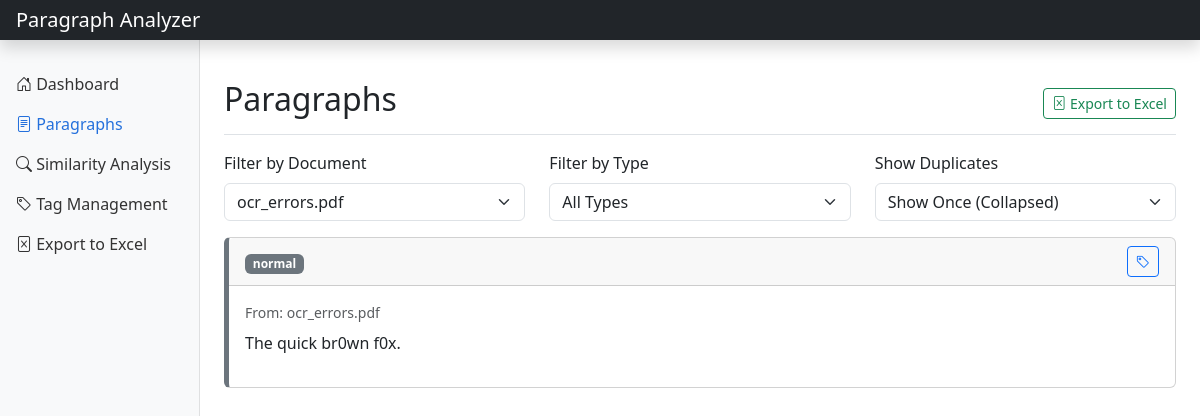
Page /paragraphs?document_id=30 on the committed database.
### tables this page shows
CREATE TABLE paragraphs (
                id INTEGER PRIMARY KEY AUTOINCREMENT,
                content TEXT NOT NULL,
                document_id INTEGER NOT NULL,
                paragraph_type TEXT NOT NULL,
                position INTEGER NOT NULL,
                header_content TEXT,
                FOREIGN KEY (document_id) REFERENCES documents (id) ON DELETE CASCADE
            );

CREATE TABLE documents (
                id INTEGER PRIMARY KEY AUTOINCREMENT,
                filename TEXT NOT NULL,
                file_type TEXT NOT NULL,
                file_path TEXT NOT NULL,
                upload_date TEXT NOT NULL
            );

### app.py (the view)
@app.route('/paragraphs')
def view_paragraphs():
    document_id = request.args.get('document_id', type=int)
    show_all_duplicates = request.args.get('show_all_duplicates', type=int, default=0)
    collapse_duplicates = not (document_id is not None or show_all_duplicates == 1)
    paragraphs = db_manager.get_paragraphs(document_id, collapse_duplicates=collapse_duplicates)
    documents = db_manager.get_documents()
    tags = db_manager.get_tags()
    return render_template(
        'paragraphs.html',
        paragraphs=paragraphs,
        documents=documents,
        tags=tags,
        selected_document=document_id,
        show_all_duplicates=show_all_duplicates
    )

### database_manager.py (called while the page is built)
    def get_documents(self) -> List[Dict]:
        self.logger.info("Retrieving all documents")
        try:
            conn = sqlite3.connect(self.db_path)
            conn.row_factory = sqlite3.Row
            cursor = conn.cursor()
            cursor.execute('SELECT * FROM documents ORDER BY upload_date DESC')
            rows = cursor.fetchall()
            documents = [dict(row) for row in rows]
            conn.close()
            self.logger.info(f"Retrieved {len(documents)} documents")
            return documents
        except Exception as e:
            self.logger.error(f"Error retrieving documents: {str(e)}", exc_info=True)
            return []

    def get_tags(self) -> List[Dict]:
        self.logger.info("Retrieving all tags")
        try:
            conn = sqlite3.connect(self.db_path)
            conn.row_factory = sqlite3.Row
            cursor = conn.cursor()
            cursor.execute('SELECT * FROM tags')
            rows = cursor.fetchall()
            tags = [dict(row) for row in rows]
            conn.close()
            self.logger.info(f"Retrieved {len(tags)} tags")
            return tags
        except Exception as e:
            self.logger.error(f"Error retrieving tags: {str(e)}", exc_info=True)
            return []

### templates/paragraphs.html (shortened to what this page needs)
{% extends 'base.html' %}
{% block content %}
    <div class="d-flex justify-content-between flex-wrap flex-md-nowrap align-items-center pt-3 pb-2 mb-3 border-bottom">
        <h1 class="h2">Paragraphs</h1>
        <div class="btn-toolbar mb-2 mb-md-0">
            <a href="/export" class="btn btn-sm btn-outline-success">
                <i class="bi bi-file-excel"></i> Export to Excel
            </a>
        </div>
    </div>
    <div class="row mb-3">
        <div class="col-md-4">
            <label for="documentFilter" class="form-label">Filter by Document</label>
            <select class="form-select" id="documentFilter" onchange="filterByDocument(this.value)">
                {% for doc in documents %}
                    <option value="{{ doc.id }}" {% if selected_document == doc.id %}selected{% endif %}>{{ doc.filename }}</option>
                {% endfor %}
            </select>
        </div>
        <div class="col-md-4">
            <label for="paragraphTypeFilter" class="form-label">Filter by Type</label>
            <select class="form-select" id="paragraphTypeFilter" onchange="filterByType(this.value)">
                <option value="">All Types</option>
            </select>
        </div>
        <div class="col-md-4">
            <label for="duplicateFilter" class="form-label">Show Duplicates</label>
            <select class="form-select" id="duplicateFilter" onchange="filterByDuplicates(this.value)">
                <option value="collapsed" {% if not show_all_duplicates %}selected{% endif %}>Show Once (Collapsed)</option>
            </select>
        </div>
    </div>
    <div class="row">
        <div class="col-md-12">
            {% if paragraphs %}
                <div id="paragraphsList">
                    {% for para in paragraphs %}
                        <div class="card paragraph-card {{ para.paragraph_type }}" data-type="{{ para.paragraph_type }}" data-id="{{ para.id }}">
                            <div class="card-header d-flex justify-content-between align-items-center">
                                <div>
                                    <span class="badge bg-secondary">{{ para.paragraph_type }}</span>
                                </div>
                                <div class="paragraph-tags">
                                    <button class="btn btn-sm btn-outline-primary" onclick="showTagModal({{ para.id }})">
                                        <i class="bi bi-tag"></i>
                                    </button>
                                </div>
                            </div>
                            <div class="card-body">
                                {% if para.appears_in_multiple %}
                                    <div class="document-references mb-3">
                                        <p class="text-muted mb-1"><i class="bi bi-files"></i> Appears in:</p>
                                        <div class="d-flex flex-wrap gap-2">
                                            {% for filename in para.document_references %}
                                                <span class="badge bg-info">{{ filename }}</span>
                                            {% endfor %}
                                        </div>
                                    </div>
                                {% else %}
                                    <small class="text-muted mb-2 d-block">From: {{ para.filename }}</small>
                                {% endif %}
                                {% if para.paragraph_type == 'table' %}
                                    <pre class="table-content">{{ para.content }}</pre>
                                {% else %}
                                    <p>{{ para.content }}</p>
                                {% endif %}
                            </div>
                        </div>
                    {% endfor %}
                </div>
            {% else %}
                <div class="alert alert-info">
                    No paragraphs found. Please upload some documents first.
                </div>
            {% endif %}
        </div>
    </div>
{% endblock %}

### static/custom.css (style rules this page uses)
.paragraph-card { margin-bottom: 1rem; border-left: 5px solid #6c757d; }

### rows in the picture
paragraphs: paragraph_type "normal", filename "ocr_errors.pdf", content "The quick br0wn f0x."

### other values in the picture
form field value "ocr_errors.pdf"
